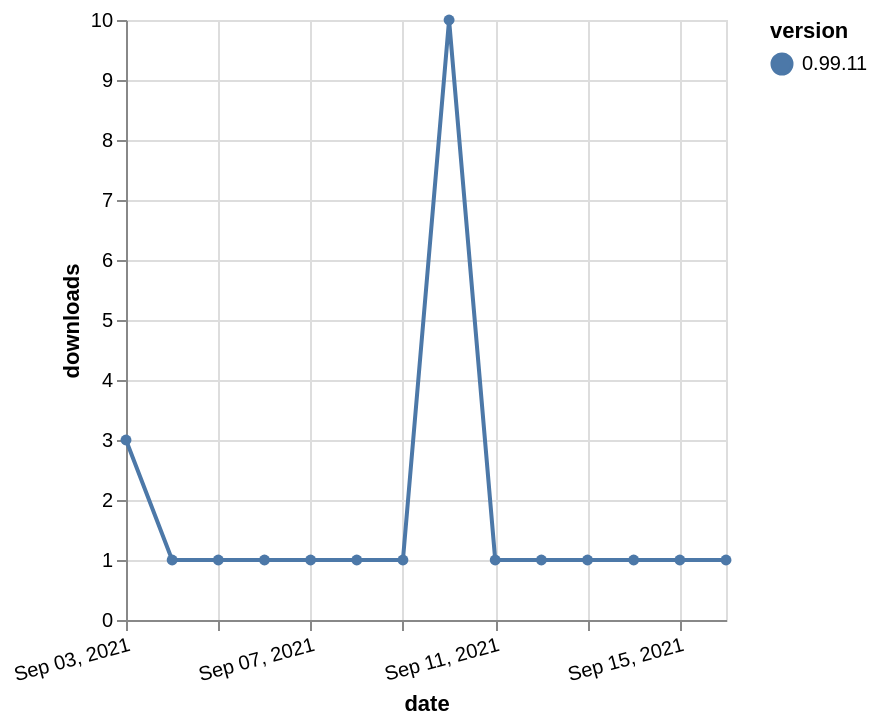

The specification (Vega-Lite) saved for this image:
### Vega-Lite specification from a JSON file in a GitHub repository (floating-point values rounded to 4 significant figures)
{"$schema": "https://vega.github.io/schema/vega-lite/v5.json", "description": "A simple bar chart with embedded data.", "data": {"values": [{"date": "2021-09-03", "total": 402, "delta": 3, "version": "0.99.11"}, {"date": "2021-09-04", "total": 403, "delta": 1, "version": "0.99.11"}, {"date": "2021-09-05", "total": 404, "delta": 1, "version": "0.99.11"}, {"date": "2021-09-06", "total": 405, "delta": 1, "version": "0.99.11"}, {"date": "2021-09-07", "total": 406, "delta": 1, "version": "0.99.11"}, {"date": "2021-09-08", "total": 407, "delta": 1, "version": "0.99.11"}, {"date": "2021-09-09", "total": 408, "delta": 1, "version": "0.99.11"}, {"date": "2021-09-10", "total": 418, "delta": 10, "version": "0.99.11"}, {"date": "2021-09-11", "total": 419, "delta": 1, "version": "0.99.11"}, {"date": "2021-09-12", "total": 420, "delta": 1, "version": "0.99.11"}, {"date": "2021-09-13", "total": 421, "delta": 1, "version": "0.99.11"}, {"date": "2021-09-14", "total": 422, "delta": 1, "version": "0.99.11"}, {"date": "2021-09-15", "total": 423, "delta": 1, "version": "0.99.11"}, {"date": "2021-09-16", "total": 424, "delta": 1, "version": "0.99.11"}]}, "width": "container", "mark": {"type": "line", "point": {"filled": true}}, "encoding": {"x": {"field": "date", "type": "temporal", "timeUnit": "yearmonthdate", "title": "date", "axis": {"labelAngle": -15}}, "y": {"field": "delta", "type": "quantitative", "title": "downloads"}, "color": {"field": "version", "type": "nominal"}, "tooltip": {"field": "delta"}}}
